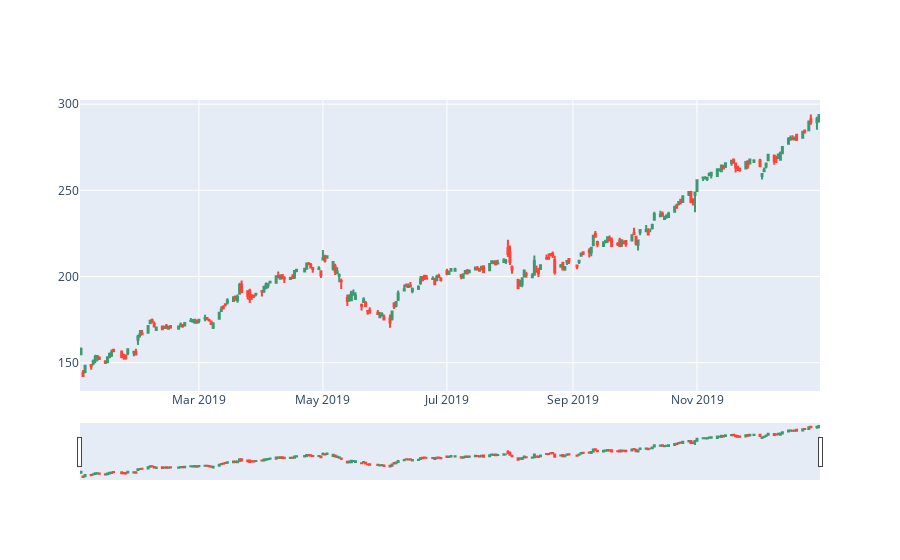

Notebook source saved alongside this figure:
### Code cell
def createCandlestck(df): 
    data=[go.Candlestick(x=filteredDf.index,
                open=filteredDf['Open'],
                high=filteredDf['High'],
                low=filteredDf['Low'],
                close=filteredDf['Close'])]
    return go.Figure(data=data)

createCandlestck(df).show()

### Figure 1 — Plotly figure (JSON) as saved in the notebook; plotly's stock layout.template omitted (floating-point values rounded to 4 significant figures; data arrays with more than 128 entries replaced by an {"elided": "..."} marker saying what was removed)
{"data": [{"close": {"elided": "252 float values"}, "high": {"elided": "252 float values"}, "low": {"elided": "252 float values"}, "open": {"elided": "252 float values"}, "type": "candlestick", "x": {"elided": "252 str values"}}], "layout": {}}
